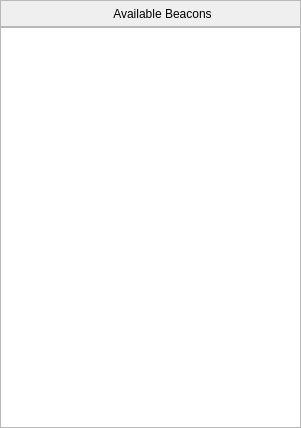
<?xml version="1.0" encoding="UTF-8"?>
<ui version="4.0">
 <class>BeaconsPanel</class>
 <widget class="QWidget" name="BeaconsPanel">
  <property name="geometry">
   <rect>
    <x>0</x>
    <y>0</y>
    <width>301</width>
    <height>428</height>
   </rect>
  </property>
  <property name="windowTitle">
   <string>Form</string>
  </property>
  <layout class="QVBoxLayout" name="verticalLayout">
   <property name="spacing">
    <number>0</number>
   </property>
   <property name="leftMargin">
    <number>0</number>
   </property>
   <property name="topMargin">
    <number>0</number>
   </property>
   <property name="rightMargin">
    <number>0</number>
   </property>
   <property name="bottomMargin">
    <number>0</number>
   </property>
   <item>
    <widget class="QFrame" name="frame">
     <property name="frameShape">
      <enum>QFrame::StyledPanel</enum>
     </property>
     <property name="frameShadow">
      <enum>QFrame::Raised</enum>
     </property>
     <layout class="QHBoxLayout" name="horizontalLayout">
      <property name="spacing">
       <number>0</number>
      </property>
      <property name="leftMargin">
       <number>1</number>
      </property>
      <property name="topMargin">
       <number>1</number>
      </property>
      <property name="rightMargin">
       <number>1</number>
      </property>
      <property name="bottomMargin">
       <number>1</number>
      </property>
      <item>
       <widget class="QToolButton" name="toolButton">
        <property name="enabled">
         <bool>false</bool>
        </property>
        <property name="text">
         <string/>
        </property>
        <property name="icon">
         <iconset resource="../images.qrc">
          <normaloff>:/resources/icons/drawer.png</normaloff>:/resources/icons/drawer.png</iconset>
        </property>
        <property name="autoRaise">
         <bool>true</bool>
        </property>
       </widget>
      </item>
      <item>
       <widget class="QLabel" name="label">
        <property name="text">
         <string>Available Beacons</string>
        </property>
        <property name="alignment">
         <set>Qt::AlignCenter</set>
        </property>
       </widget>
      </item>
     </layout>
    </widget>
   </item>
   <item>
    <widget class="QListWidget" name="listWidget"/>
   </item>
  </layout>
 </widget>
 <resources>
  <include location="../images.qrc"/>
 </resources>
 <connections/>
</ui>
